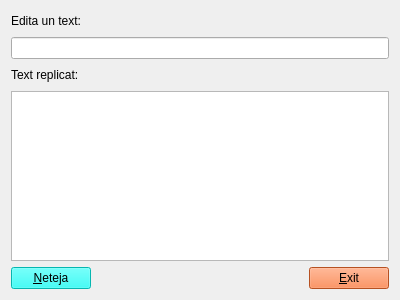
<?xml version="1.0" encoding="UTF-8"?>
<ui version="4.0">
 <class>Form</class>
 <widget class="QWidget" name="Form">
  <property name="geometry">
   <rect>
    <x>0</x>
    <y>0</y>
    <width>400</width>
    <height>300</height>
   </rect>
  </property>
  <property name="windowTitle">
   <string>Form</string>
  </property>
  <layout class="QVBoxLayout" name="verticalLayout">
   <item>
    <layout class="QHBoxLayout" name="horizontalLayout">
     <item>
      <widget class="QLabel" name="label">
       <property name="text">
        <string>Edita un text:</string>
       </property>
      </widget>
     </item>
     <item>
      <spacer name="horizontalSpacer">
       <property name="orientation">
        <enum>Qt::Horizontal</enum>
       </property>
       <property name="sizeHint" stdset="0">
        <size>
         <width>40</width>
         <height>20</height>
        </size>
       </property>
      </spacer>
     </item>
    </layout>
   </item>
   <item>
    <widget class="QLineEdit" name="lineEdit"/>
   </item>
   <item>
    <layout class="QHBoxLayout" name="horizontalLayout_2">
     <item>
      <widget class="QLabel" name="label_2">
       <property name="text">
        <string>Text replicat:</string>
       </property>
      </widget>
     </item>
     <item>
      <spacer name="horizontalSpacer_2">
       <property name="orientation">
        <enum>Qt::Horizontal</enum>
       </property>
       <property name="sizeHint" stdset="0">
        <size>
         <width>40</width>
         <height>20</height>
        </size>
       </property>
      </spacer>
     </item>
    </layout>
   </item>
   <item>
    <widget class="QTextEdit" name="textEdit"/>
   </item>
   <item>
    <layout class="QHBoxLayout" name="horizontalLayout_3">
     <item>
      <widget class="QPushButton" name="pushButton">
       <property name="styleSheet">
        <string notr="true">background-color: rgb(8, 255, 247);</string>
       </property>
       <property name="text">
        <string>&amp;Neteja</string>
       </property>
      </widget>
     </item>
     <item>
      <spacer name="horizontalSpacer_3">
       <property name="orientation">
        <enum>Qt::Horizontal</enum>
       </property>
       <property name="sizeHint" stdset="0">
        <size>
         <width>158</width>
         <height>20</height>
        </size>
       </property>
      </spacer>
     </item>
     <item>
      <widget class="QPushButton" name="pushButton_2">
       <property name="styleSheet">
        <string notr="true">background-color: rgb(255, 113, 47);</string>
       </property>
       <property name="text">
        <string>&amp;Exit</string>
       </property>
      </widget>
     </item>
    </layout>
   </item>
  </layout>
 </widget>
 <resources/>
 <connections>
  <connection>
   <sender>lineEdit</sender>
   <signal>textChanged(QString)</signal>
   <receiver>textEdit</receiver>
   <slot>setPlainText(QString)</slot>
   <hints>
    <hint type="sourcelabel">
     <x>149</x>
     <y>53</y>
    </hint>
    <hint type="destinationlabel">
     <x>141</x>
     <y>131</y>
    </hint>
   </hints>
  </connection>
  <connection>
   <sender>pushButton_2</sender>
   <signal>clicked()</signal>
   <receiver>Form</receiver>
   <slot>close()</slot>
   <hints>
    <hint type="sourcelabel">
     <x>344</x>
     <y>274</y>
    </hint>
    <hint type="destinationlabel">
     <x>323</x>
     <y>256</y>
    </hint>
   </hints>
  </connection>
  <connection>
   <sender>pushButton</sender>
   <signal>clicked()</signal>
   <receiver>lineEdit</receiver>
   <slot>clear()</slot>
   <hints>
    <hint type="sourcelabel">
     <x>74</x>
     <y>272</y>
    </hint>
    <hint type="destinationlabel">
     <x>65</x>
     <y>46</y>
    </hint>
   </hints>
  </connection>
 </connections>
</ui>
